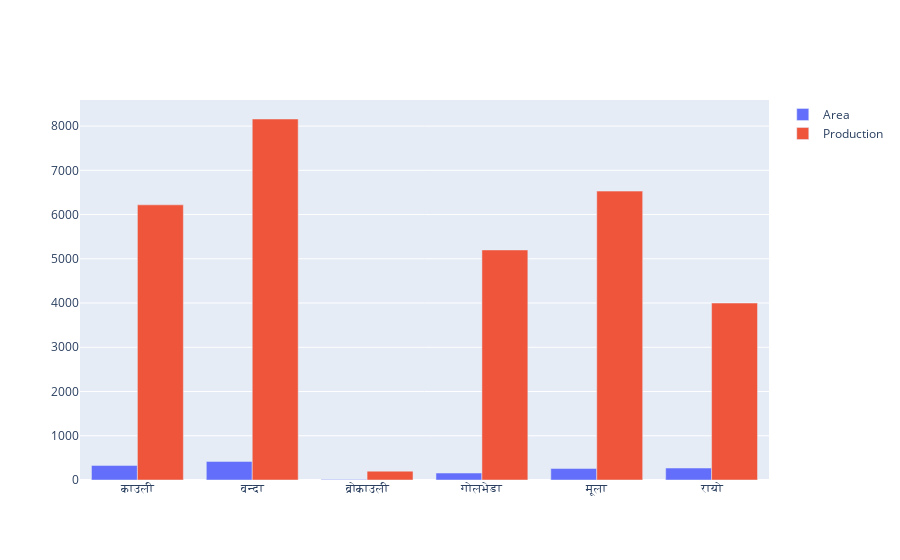

The code cell stored with this chart in its notebook:
### Code cell
import plotly.graph_objects as go
crops=['काउली','वन्दा','व्रोकाउली','गोलभेडा','मूला','रायो',]

fig = go.Figure(data=[
    go.Bar(name='Area', x=crops, y=[330, 420, 9, 157, 259,270]),
    go.Bar(name='Production', x=crops, y=[6220, 8160, 200,5200,6530,4000]),
    #go.Bar(name='Productivity', x=crops, y=[18.85, 19.43, 22.22, 33.12, 25.21, 14.81])
])
# Change the bar mode
fig.update_layout(barmode='group')
fig.show()

### Figure 1 — Plotly figure (JSON) as saved in the notebook; plotly's stock layout.template omitted (floating-point values rounded to 4 significant figures)
{"data": [{"name": "Area", "type": "bar", "x": ["काउली", "वन्दा", "व्रोकाउली", "गोलभेडा", "मूला", "रायो"], "y": [330, 420, 9, 157, 259, 270]}, {"name": "Production", "type": "bar", "x": ["काउली", "वन्दा", "व्रोकाउली", "गोलभेडा", "मूला", "रायो"], "y": [6220, 8160, 200, 5200, 6530, 4000]}], "layout": {"barmode": "group"}}
